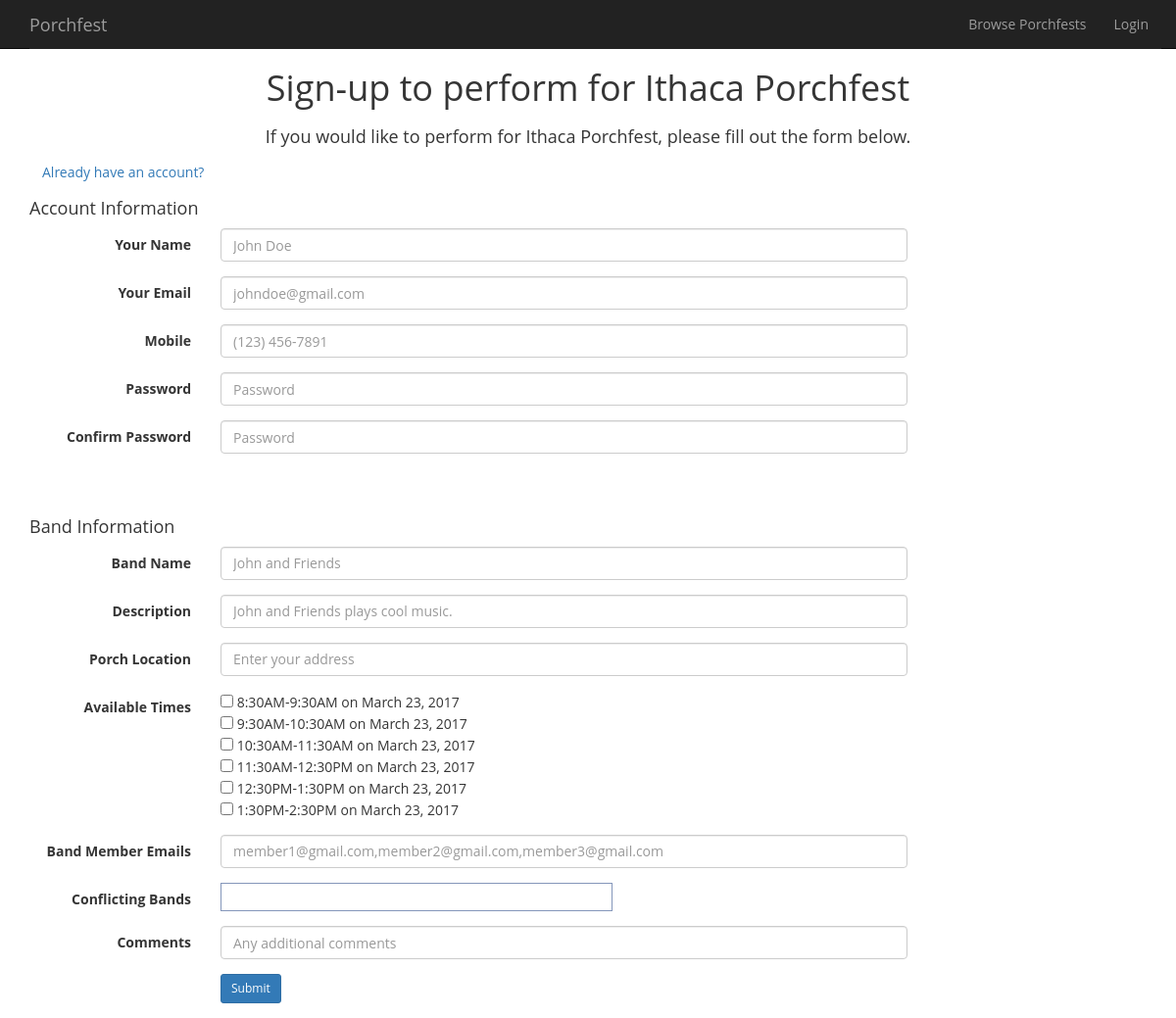
/html/bandsignup/ithaca, run on the app's committed database.
### tables this page shows
CREATE TABLE IF NOT EXISTS `porchfesttimeslots` (
`TimeslotID` int(11) NOT NULL,
  `PorchfestID` int(11) NOT NULL,
  `StartTime` datetime NOT NULL,
  `EndTime` datetime NOT NULL
);

### html/bandsignup.php (the view, shortened to what this page needs)
<!DOCTYPE html>
<html lang="en">
<head>
  <?php require_once "../php/modules/stdHead.php" ?>
  <link rel="stylesheet" href="/cs5150/php/modules/token-input-facebook.css" type="text/css" />
</head>
<body>
  <div class="container">
    <?php require_once "../php/modules/navigation.php"; ?>
    <div class="row">
      <h1 style="text-align:center;">
        Sign-up to perform for <?php echo PORCHFEST_NAME; ?>
      </h1>
    </div>
    <h4 style="text-align:center;"> If you would like to perform for <?php echo PORCHFEST_NAME; ?>,
      please fill out the form below.
    </h4>
    <?php if (!isset($_SESSION['logged_user'])) { ?>
    <button type="button" class="btn btn-link" data-toggle="modal" data-target="#loginModal">
      Already have an account?
    </button>
    <?php } ?>
    <form role="form" class="form-horizontal" id='submit-info-form' method='POST'>
      <?php if (!isset($_SESSION['logged_user'])) { ?>
      <h4> Account Information </h4>
      <div class="form-group">
          <label for="name" class="col-sm-2 control-label"> Your Name</label>
          <div class="col-sm-10">
              <div class="row">
                  <div class="col-md-9">
                      <input required type="text" class="form-control" name="name" placeholder="John Doe" />
                  </div>
              </div>
          </div>
      </div>
      <div class="form-group">
          <label for="name" class="col-sm-2 control-label"> Your Email</label>
          <div class="col-sm-10">
              <div class="row">
                  <div class="col-md-9">
                      <input required type="email" class="form-control" name="email" placeholder="johndoe@gmail.com" />
                  </div>
              </div>
          </div>
      </div>
      <div class="form-group">
          <label for="name" class="col-sm-2 control-label"> Mobile</label>
          <div class="col-sm-10">
              <div class="row">
                  <div class="col-md-9">
                      <input required type="tel" class="form-control" name="mobile" placeholder="(123) 456-7891" />
                  </div>
              </div>
          </div>
      </div>
      <div class="form-group">
          <label for="name" class="col-sm-2 control-label"> Password </label>
          <div class="col-sm-10">
              <div class="row">
                  <div class="col-md-9">
                      <input required type="password" name="password" class="form-control" placeholder="Password" />
                  </div>
              </div>
          </div>
      </div>
      <div class="form-group">
          <label for="name" class="col-sm-2 control-label"> Confirm Password </label>
          <div class="col-sm-10">
              <div class="row">
                  <div class="col-md-9">
                      <input required type="password" name="confirmPassword" class="form-control" placeholder="Password" />
                  </div>
              </div>
          </div>
      </div>
      <br>
      <?php } ?>
      <br>
      <h4> Band Information </h4>
      <div class="form-group">
          <label for="name" class="col-sm-2 control-label"> Band Name </label>
          <div class="col-sm-10">
              <div class="row">
                  <div class="col-md-9">
                      <input required name="bandname" type="text" class="form-control" placeholder="John and Friends" />
                  </div>
              </div>
          </div>
      </div>
      <div class="form-group">
          <label for="name" class="col-sm-2 control-label"> Description </label>
          <div class="col-sm-10">
              <div class="row">
                  <div class="col-md-9">
                      <input required name="banddescription" type="text" class="form-control" placeholder="John and Friends plays cool music." />
                  </div>
              </div>
          </div>
      </div>
      <div class="form-group">
          <label for="name" class="col-sm-2 control-label"> Porch Location </label>
          <div class="col-sm-10">
              <div class="row">
                  <div class="col-md-9">
                      <input required name="porchlocation" id="autocomplete" class="form-control" placeholder="Enter your address" onFocus="geolocate()" type="text"></input>
                  </div>
              </div>
          </div>
      </div>
      <div class="form-group">
          <label for="name" class="col-sm-2 control-label"> Available Times </label>
          <div class="col-sm-10">
              <div class="row">
                  <div class="col-md-9">
          <?php
            $conn = $mysqli = new mysqli(DB_HOST, DB_USER, DB_PASSWORD, DB_NAME);
            $sql = sprintf("SELECT PorchfestID FROM porchfests WHERE porchfests.Nickname = '%s'", PORCHFEST_NICKNAME);
            $result = $conn->query($sql);
            $porchfestID = $result->fetch_assoc()['PorchfestID'];
            $sql = "SELECT * FROM porchfesttimeslots WHERE PorchfestID = '" . $porchfestID . "' ORDER BY StartTime;";
            $result = $conn->query($sql);
            while($timeslot = $result->fetch_assoc()) {
              $starttime = date_format(date_create($timeslot['StartTime']), 'g:iA');
              $endtime = date_format(date_create($timeslot['EndTime']), 'g:iA');
              $day = date_format(date_create($timeslot['StartTime']), 'F j, Y');
              echo "<input name='available[]' type='checkbox' value='" . $timeslot['TimeslotID'] . "' />" . " " . $starttime .
                    "-" . $endtime . " on " . $day . "<br>";
            }
          ?>
                  </div>
              </div>
          </div>
      </div>
      <div class="form-group">
          <label for="name" class="col-sm-2 control-label"> Band Member Emails </label>
          <div class="col-sm-10">
              <div class="row">
                  <div class="col-md-9">
                      <input name="bandmembers" type="text" class="form-control" placeholder="member1@gmail.com,member2@gmail.com,member3@gmail.com" />
                  </div>
              </div>
          </div>
      </div>
      <div class="form-group">
          <label for="name" class="col-sm-2 control-label"> Conflicting Bands </label>
          <div class="col-sm-10">
              <div class="row">
                  <div class="col-md-9">
                  </div>
              </div>
          </div>
      </div>
      <div class="form-group">
          <label for="name" class="col-sm-2 control-label"> Comments </label>
          <div class="col-sm-10">
              <div class="row">
                  <div class="col-md-9">
                      <input name="bandcomment" type="text" class="form-control" placeholder="Any additional comments" />
                  </div>
              </div>
          </div>
      </div>
      <div class="form-group">
        <label class="col-sm-2"></label>
        <div class="col-sm-10">
            <div class="row">
                <div class="col-md-9">
                  <button type="submit" name="submitInfo" class="btn btn-primary btn-sm"> Submit </button>
                </div>
            </div>
        </div>
      </div>
    </form>
  </div>
</body>
</html>

### html/css/style.css (style rules this page uses)
body { font-family: 'Open Sans', sans-serif; color: #353535; padding-top: 50px; }

### data on the page
porchfesttimeslots: StartTime "8:30AM", EndTime "9:30AM", StartTime "March 23, 2017"
porchfesttimeslots: StartTime "9:30AM", EndTime "10:30AM", StartTime "March 23, 2017"
porchfesttimeslots: StartTime "10:30AM", EndTime "11:30AM", StartTime "March 23, 2017"
porchfesttimeslots: StartTime "11:30AM", EndTime "12:30PM", StartTime "March 23, 2017"
porchfesttimeslots: StartTime "12:30PM", EndTime "1:30PM", StartTime "March 23, 2017"
porchfesttimeslots: StartTime "1:30PM", EndTime "2:30PM", StartTime "March 23, 2017"

### other printed values
PORCHFEST_NAME "Ithaca Porchfest"
